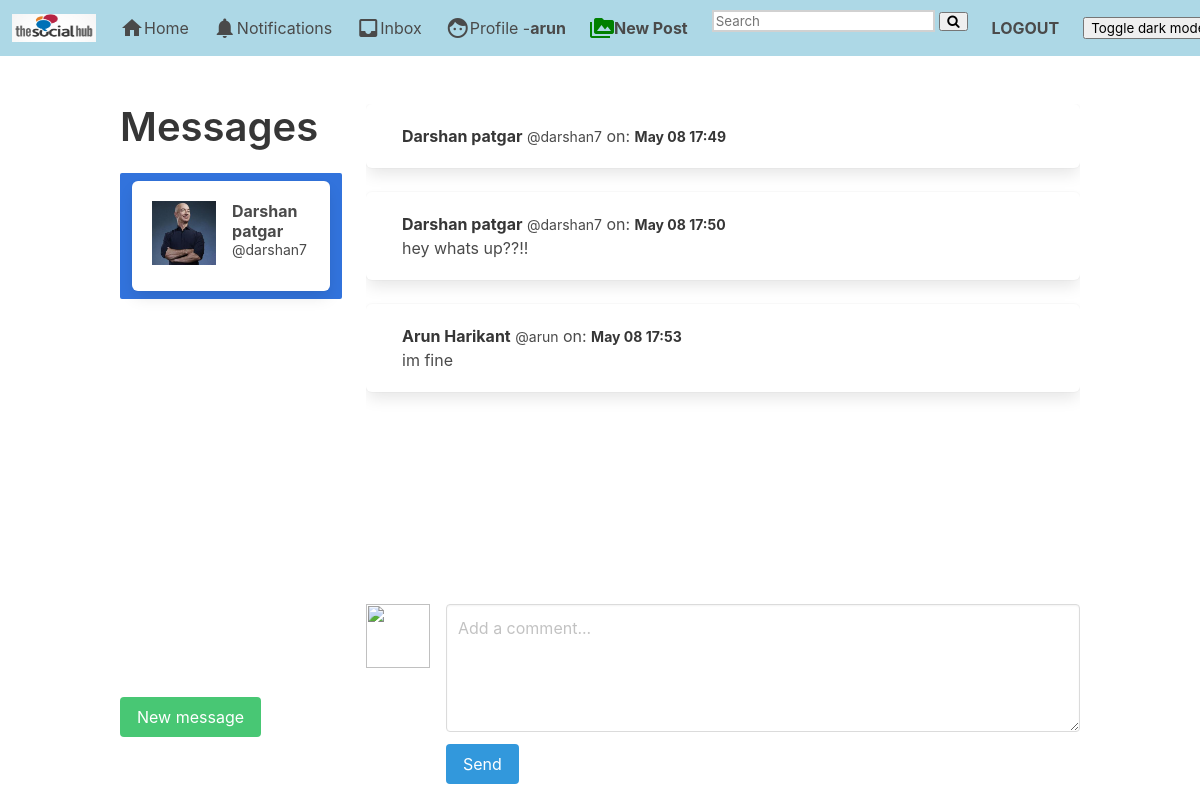
/direct/ (signed in), run on the app's committed database.
### authy/models.py (models this page shows, shortened)
class Profile(models.Model):
	user = models.OneToOneField(User, on_delete=models.CASCADE, related_name='profile')
	first_name = models.CharField(max_length=50, null=True, blank=True)
	last_name = models.CharField(max_length=50, null=True, blank=True)
	location = models.CharField(max_length=50, null=True, blank=True)
	url = models.CharField(max_length=80, null=True, blank=True)
	profile_info = models.TextField(max_length=150, null=True, blank=True)
	created = models.DateField(auto_now_add=True)
	favorites = models.ManyToManyField(Post)
	picture = models.ImageField(upload_to=user_directory_path, blank=True, null=True, verbose_name='Picture')

### direct/models.py (models this page shows, shortened)
class Message(models.Model):
	user = models.ForeignKey(User, on_delete=models.CASCADE, related_name='user')
	sender = models.ForeignKey(User, on_delete=models.CASCADE, related_name='from_user')
	recipient = models.ForeignKey(User, on_delete=models.CASCADE, related_name='to_user')
	body = models.TextField(max_length=1000, blank=True, null=True)
	date = models.DateTimeField(auto_now_add=True)
	is_read = models.BooleanField(default=False)
	def get_messages(user):
		messages = Message.objects.filter(user=user).values('recipient').annotate(last=Max('date')).order_by('-last')
		users = []
		for message in messages:
			users.append({
				'user': User.objects.get(pk=message['recipient']),
				'last': message['last'],
				'unread': Message.objects.filter(user=user, recipient__pk=message['recipient'], is_read=False).count()
				})
		return users

### direct/views.py (the view)
# urls.py: path('', Inbox, name='inbox'),
@login_required
def Inbox(request):
	messages = Message.get_messages(user=request.user)
	active_direct = None
	directs = None
	if messages:
		message = messages[0]
		active_direct = message['user'].username
		directs = Message.objects.filter(user=request.user, recipient=message['user'])
		directs.update(is_read=True)
		for message in messages:
			if message['user'].username == active_direct:
				message['unread'] = 0
	context = {
		'directs': directs,
		'messages': messages,
		'active_direct': active_direct,
		}
	template = loader.get_template('direct/direct.html')
	return HttpResponse(template.render(context, request))

### direct/views.py (called while the page is built)
def checkDirects(request):
	directs_count = 0
	if request.user.is_authenticated:
		directs_count = Message.objects.filter(user=request.user, is_read=False).count()
	return {'directs_count':directs_count}

### notifications/views.py (called while the page is built)
def CountNotifications(request):
	count_notifications = 0
	if request.user.is_authenticated:
		count_notifications = Notification.objects.filter(user=request.user, is_seen=False).count()
	return {'count_notifications':count_notifications}

### social_book/templates/direct/direct.html (shortened to what this page needs)
{% extends 'base.html' %}
{% load static %}
{% block content %}
  <div class="columns is-mobile">
  <div class="column is-one-quarter">
  <aside class="menu">
    <h1 class="title is-2">
    Messages
    </h1>
  <ul style="overflow-y: scroll; height: 500px" class="menu-list">
{% for message in messages %}
<a class="{% if active_direct == message.user.username %}is-active{% endif %}" href="{% url 'directs' message.user.username %}">
<div class="box">
  <article class="media">
    <div class="media-left">
      <figure class="image is-64x64">
          {% if message.user.profile.picture %}
            <img src="{{ message.user.profile.picture.url }}" alt="Placeholder image">
          {% else %}
            <img src="https://bulma.io/images/placeholders/96x96.png" alt="Placeholder image">
          {% endif %}
      </figure>
    </div>
    <div class="media-content">
      <div class="content">
        <p>
          <strong>{{ message.user.profile.first_name }} {{ message.user.profile.last_name }}</strong> <small>@{{ message.user.username }}</small>
        </p>
      </div>
    </div>
  </article>
</div>
</a>
{% endfor %}
  </ul>
  </aside>
<br>
<a href="{% url 'usersearch' %}" class="button is-success">New message</a>
</div>
<div class="column">
<div style="overflow-y: scroll; height: 500px">
{% for direct in directs %}
<div class="box">
  <article class="media">
    <div class="media-content">
      <div class="content">
        <p>
          <strong>{{ direct.sender.profile.first_name }} {{ direct.sender.profile.last_name }}</strong> <small>@{{ direct.sender.username }}</small> on: <strong><small>{{ direct.date|date:'N d G:i'}}</small></strong>
        </p>
        {{ direct.body }}
      </div>
    </div>
  </article>
</div>
{% endfor %}
</div>
<form role="form" method="POST" action="{% url 'send_direct' %}">
<article class="media">
  <figure class="media-left">
    <p class="image is-64x64">
      <img src="https://bulma.io/images/placeholders/128x128.png">
    </p>
  </figure>
  <div class="media-content">
    <div class="field">
      <p class="control">
        <textarea class="textarea" name="body" placeholder="Add a comment..."></textarea>
      </p>
    </div>
    <nav class="level">
      <div class="level-left">
        <div class="level-item">
          <button type="submit" name="action" class="button is-info">Send</buttom>
        </div>
      </div>
    </nav>
  </div>
</article>
</form>
</div>
</div>
{% endblock %}

### social_book/templates/base.html (shortened to what this page needs)
{% load static %}
<!DOCTYPE html>
<html>
  <head>
    <link rel="stylesheet" href="https://cdnjs.cloudflare.com/ajax/libs/font-awesome/4.7.0/css/font-awesome.min.css">
    <link rel="stylesheet" href="{% static 'css/bulma.min.css' %}">
    <link rel="stylesheet" href="{% static 'css/style.css' %}">
  </head>
  <body >
  <nav style="background-color: lightblue; " class="navbar" role="navigation" aria-label="main navigation" >
  <div class="navbar-brand">
    <a class="navbar-item" href="">
      <img src="{% static 'img/as.jpeg' %}" width="84" height="64">
    </a>
  </div>
  <div id="navbarBasicExample" class="navbar-menu">
    <div class="navbar-start">
      <a href="{% url 'index' %}" class="navbar-item">
        <i class="material-icons">home</i>
        Home
      </a>
      <a href="{% url 'show-notifications' %}" class="navbar-item">
        <i class="material-icons">notifications</i>
        Notifications
      </a>
      <a href="{% url 'inbox' %}" class="navbar-item">
        <i class="material-icons">inbox</i>
        Inbox
      </a>
      <a href="{% url 'profile' request.user %}" class="navbar-item">
        <i class="material-icons">face</i>
        Profile - <strong>{{ request.user }}</strong>
      </a>
        <a href="{% url 'newpost' %}" class="navbar-item">
          <i style="color: green;" class="material-icons">perm_media</i>
          <strong>New Post</strong>
        </a>
        <div class="navbar-item">
          <form name="myform" method="GET" action="{% url 'search' %}">
            <input autocomplete="off" style=" border: 2px solid #d1d1d1;" type="text" name="search" placeholder="Search" >
            <button type="submit"><i class="fa fa-search"></i></button>
          </form>
        </div>
          <a href="{% url 'logout' %}" class="navbar-item">
            <strong>LOGOUT</strong>
          </a>
        <a  class="navbar-item">
          <button  onclick="myFunction()" >Toggle dark mode</button>
        </a>
    </div>
  </div>
</nav>
      <section class="section">
        <div class="container">
          {% block content %}
          {% endblock %}
        </div>
      </section>
  </body>
</html>

### social_book/static/css/style.css (style rules this page uses)
* { box-sizing:border-box }

### social_book/templates/base.html (style rules this page uses)
body { background-color: white; color: black; padding: 0; margin: 0; }

### data on the page
Message: sender.profile.first_name "Darshan", sender.profile.last_name "patgar", sender.username "darshan7", date "May 08 17:49"
Message: sender.profile.first_name "Darshan", sender.profile.last_name "patgar", sender.username "darshan7", date "May 08 17:50", body "hey whats up??!!"
Message: sender.profile.first_name "Arun", sender.profile.last_name "Harikant", sender.username "arun", date "May 08 17:53", body "im fine"

### other printed values
{{ request.user }} "arun"
{{ message.user.profile.first_name }} "Darshan"
{{ message.user.profile.last_name }} "patgar"
{{ message.user.username }} "darshan7"
